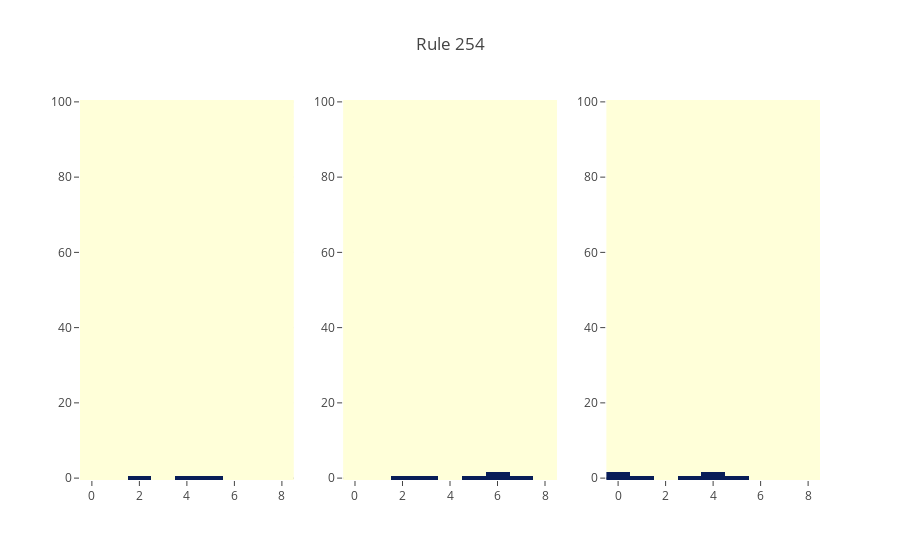

Notebook code cell kept with this figure:
### Code cell
rule = 254

figure = tools.make_subplots(rows=1, cols=3, print_grid=False)

figure.append_trace(
    go.Heatmap(z=simulate(np.random.randint(0, 2, 10), rule, 100), colorscale='YlGnBu', showscale=False),
1, 1)
figure.append_trace(
    go.Heatmap(z=simulate(np.random.randint(0, 2, 10), rule, 100), colorscale='YlGnBu', showscale=False),
1, 2)
figure.append_trace(
    go.Heatmap(z=simulate(np.random.randint(0, 2, 10), rule, 100), colorscale='YlGnBu', showscale=False),
1, 3)

figure['layout'].update(title=f'Rule {rule}')

py.iplot(figure)

### Figure 1 — Plotly figure (JSON) as saved in the notebook; plotly's stock layout.template omitted (floating-point values rounded to 4 significant figures; data arrays with more than 128 entries replaced by an {"elided": "..."} marker saying what was removed)
{"data": [{"colorscale": "YlGnBu", "showscale": false, "type": "heatmap", "uid": "b20fd6f2-eb16-4742-8b6d-e70c32647027", "xaxis": "x", "yaxis": "y", "z": {"elided": "101x9 int values"}}, {"colorscale": "YlGnBu", "showscale": false, "type": "heatmap", "uid": "24cdca41-3649-4104-9c69-9191e9d4ddcc", "xaxis": "x2", "yaxis": "y2", "z": {"elided": "101x9 int values"}}, {"colorscale": "YlGnBu", "showscale": false, "type": "heatmap", "uid": "f0db728a-362b-439a-b5e3-d0b0102009a8", "xaxis": "x3", "yaxis": "y3", "z": {"elided": "101x9 int values"}}], "layout": {"title": {"text": "Rule 254"}, "xaxis": {"anchor": "y", "domain": [0, 0.2889]}, "xaxis2": {"anchor": "y2", "domain": [0.3556, 0.6444]}, "xaxis3": {"anchor": "y3", "domain": [0.7111, 1]}, "yaxis": {"anchor": "x", "domain": [0, 1]}, "yaxis2": {"anchor": "x2", "domain": [0, 1]}, "yaxis3": {"anchor": "x3", "domain": [0, 1]}}}
